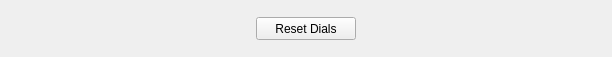
<?xml version="1.0" encoding="UTF-8"?>
<ui version="4.0">
 <class>Form</class>
 <widget class="QWidget" name="Form">
  <property name="geometry">
   <rect>
    <x>0</x>
    <y>0</y>
    <width>612</width>
    <height>57</height>
   </rect>
  </property>
  <property name="windowTitle">
   <string>Form</string>
  </property>
  <layout class="QHBoxLayout" name="horizontalLayout">
   <item>
    <widget class="QPushButton" name="ResetDialsButton">
     <property name="minimumSize">
      <size>
       <width>50</width>
       <height>23</height>
      </size>
     </property>
     <property name="maximumSize">
      <size>
       <width>100</width>
       <height>16777215</height>
      </size>
     </property>
     <property name="cursor">
      <cursorShape>PointingHandCursor</cursorShape>
     </property>
     <property name="text">
      <string>Reset Dials</string>
     </property>
    </widget>
   </item>
  </layout>
 </widget>
 <resources/>
 <connections/>
</ui>
